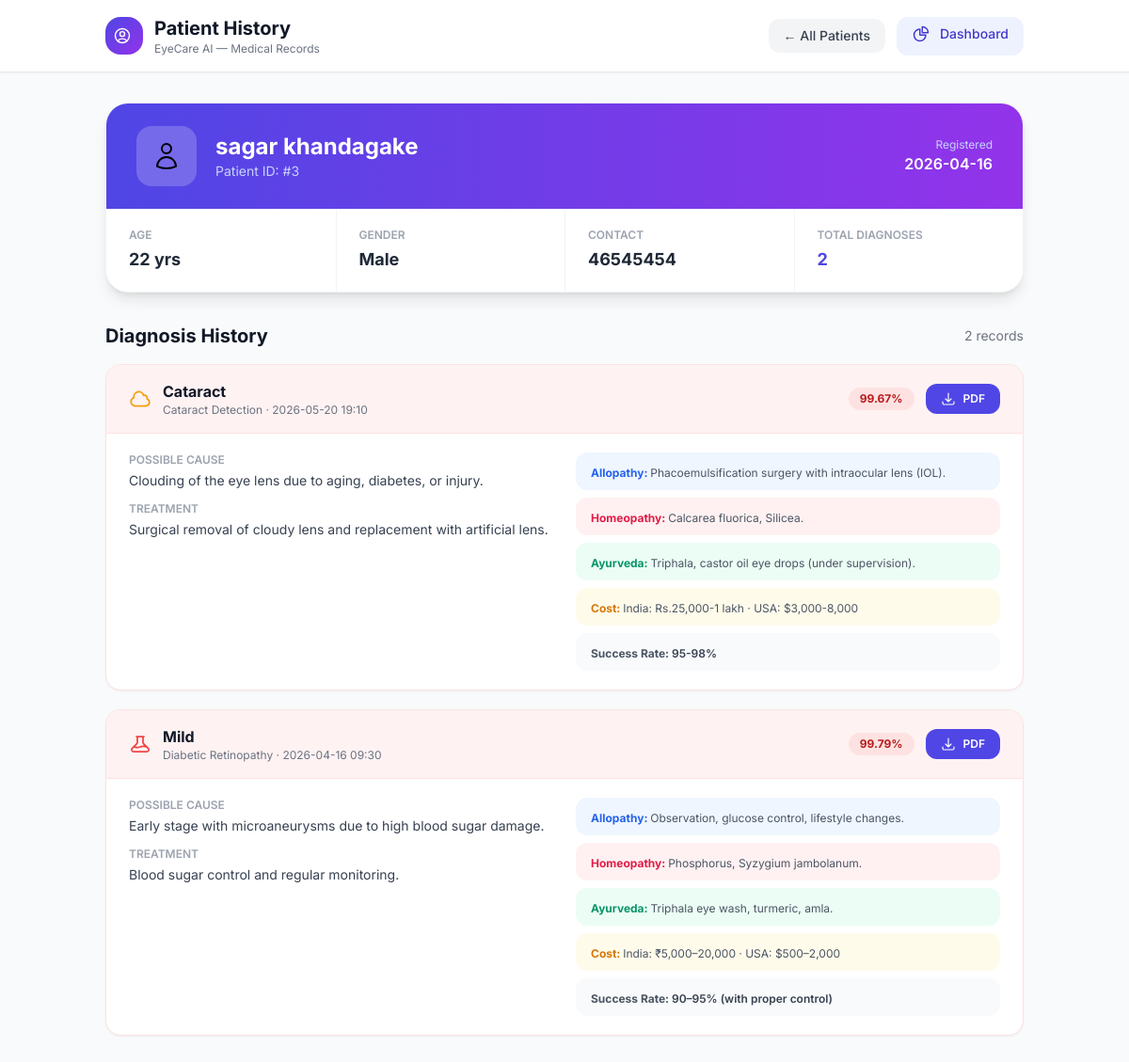
Screenshot of /patient/3 with the database file from the repository.
### models.py (models this page shows, shortened)
class Patient(db.Model):
    __tablename__ = 'patients'
    id            = db.Column(db.Integer, primary_key=True, autoincrement=True)
    name          = db.Column(db.String(100), nullable=False, default='Unknown')
    age           = db.Column(db.Integer, nullable=True)
    gender        = db.Column(db.String(10), nullable=True)       # Male / Female / Other
    contact       = db.Column(db.String(20), nullable=True)
    created_at    = db.Column(db.DateTime, default=datetime.utcnow)
    predictions   = db.relationship('Prediction', backref='patient', lazy=True)
    def to_dict(self):
        return {
            'id':         self.id,
            'name':       self.name,
            'age':        self.age,
            'gender':     self.gender,
            'contact':    self.contact,
            'created_at': self.created_at.strftime("%Y-%m-%d %H:%M:%S"),
        }

class Prediction(db.Model):
    __tablename__ = 'predictions'
    id              = db.Column(db.Integer, primary_key=True, autoincrement=True)
    patient_id      = db.Column(db.Integer, db.ForeignKey('patients.id'), nullable=False)
    disease_type    = db.Column(db.String(50),  nullable=False)   # diabetic_retinopathy | cataract | glaucoma
    prediction      = db.Column(db.String(100), nullable=False)
    confidence      = db.Column(db.Float,       nullable=False)
    cause           = db.Column(db.Text,        nullable=True)
    treatment       = db.Column(db.Text,        nullable=True)
    homeopathy      = db.Column(db.Text,        nullable=True)
    allopathy       = db.Column(db.Text,        nullable=True)
    ayurveda        = db.Column(db.Text,        nullable=True)
    india_hospitals = db.Column(db.Text,        nullable=True)
    usa_hospitals   = db.Column(db.Text,        nullable=True)
    cost_india      = db.Column(db.String(100), nullable=True)
    cost_usa        = db.Column(db.String(100), nullable=True)
    success_rate    = db.Column(db.String(100), nullable=True)
    diagnosed_at    = db.Column(db.DateTime, default=datetime.utcnow)
    def to_dict(self):
        return {
            'id':              self.id,
            'patient_id':      self.patient_id,
            'disease_type':    self.disease_type,
            'prediction':      self.prediction,
            'confidence':      f"{self.confidence:.2%}",
            'cause':           self.cause,
            'treatment':       self.treatment,
            'homeopathy':      self.homeopathy,
            'allopathy':       self.allopathy,
            'ayurveda':        self.ayurveda,
            'india_hospitals': self.india_hospitals,
            'usa_hospitals':   self.usa_hospitals,
            'cost_india':      self.cost_india,
            'cost_usa':        self.cost_usa,
            'success_rate':    self.success_rate,
            'diagnosed_at':    self.diagnosed_at.strftime("%Y-%m-%d %H:%M:%S"),
        }

### app.py (the view)
@app.route('/patient/<int:patient_id>')
def patient_detail(patient_id):
    patient = get_patient_by_id(patient_id)
    if not patient:
        abort(404)
    predictions = get_predictions_by_patient(patient_id)
    return render_template(
        'patient_history.html',
        patient     = patient.to_dict(),
        predictions = [p.to_dict() for p in predictions]
    )

### database.py (called while the page is built)
def get_patient_by_id(patient_id: int):
    from models import Patient
    return Patient.query.get(patient_id)

def get_predictions_by_patient(patient_id: int):
    from models import Prediction
    return (Prediction.query
            .filter_by(patient_id=patient_id)
            .order_by(Prediction.diagnosed_at.desc())
            .all())

### templates/patient_history.html (shortened to what this page needs)
<!DOCTYPE html>
<html lang="en">
<head>
  <script src="https://cdn.tailwindcss.com"></script>
</head>
<body class="bg-gray-50 min-h-screen">
  <header class="bg-white shadow-sm border-b sticky top-0 z-50">
    <div class="max-w-5xl mx-auto px-6 py-4 flex items-center justify-between">
      <div class="flex items-center gap-3">
        <div class="w-10 h-10 bg-gradient-to-br from-indigo-600 to-purple-600 rounded-2xl flex items-center justify-center text-white"></div>
        <div>
          <h1 class="text-xl font-bold text-gray-900">Patient History</h1>
          <p class="text-xs text-gray-500">EyeCare AI — Medical Records</p>
        </div>
      </div>
      <div class="flex items-center gap-3">
        <a href="{{ url_for('patients_list') }}" class="px-4 py-2 text-sm bg-gray-100 hover:bg-gray-200 text-gray-700 rounded-xl font-medium transition">← All Patients</a>
        <a href="{{ url_for('dashboard') }}" class="px-4 py-2 text-sm bg-indigo-50 hover:bg-indigo-100 text-indigo-700 rounded-xl font-medium transition"><span class="inline-flex items-center gap-1.5"><svg xmlns="http://www.w3.org/2000/svg" class="w-5 h-5 inline-block mr-1" fill="none" viewBox="0 0 24 24" stroke="currentColor" stroke-width="1.75" stroke-linecap="round" stroke-linejoin="round" ><path d="M10.5 6a7.5 7.5 0 1 0 7.5 7.5h-7.5V6Z"/><path d="M13.5 10.5H21A7.5 7.5 0 0 0 13.5 3v7.5Z"/></svg> Dashboard</span></a>
      </div>
    </div>
  </header>
  <div class="max-w-5xl mx-auto px-6 py-8">
    <div class="bg-white rounded-3xl shadow-lg border border-gray-100 overflow-hidden mb-8">
      <div class="bg-gradient-to-r from-indigo-600 to-purple-600 px-8 py-6">
        <div class="flex items-center gap-5">
          <div class="w-16 h-16 bg-white/20 rounded-2xl flex items-center justify-center text-4xl">
          </div>
          <div>
            <h2 class="text-2xl font-bold text-white">{{ patient.name }}</h2>
            <p class="text-indigo-200 text-sm">Patient ID: #{{ patient.id }}</p>
          </div>
          <div class="ml-auto text-right">
            <p class="text-indigo-200 text-xs">Registered</p>
            <p class="text-white font-semibold">{{ patient.created_at[:10] }}</p>
          </div>
        </div>
      </div>
      <div class="grid grid-cols-2 md:grid-cols-4 gap-0 divide-x divide-y md:divide-y-0 divide-gray-100">
        <div class="px-6 py-5">
          <p class="text-xs text-gray-400 uppercase font-semibold mb-1">Age</p>
          <p class="text-lg font-bold text-gray-800">{{ patient.age if patient.age else '—' }} {% if patient.age %}yrs{% endif %}</p>
        </div>
        <div class="px-6 py-5">
          <p class="text-xs text-gray-400 uppercase font-semibold mb-1">Gender</p>
          <p class="text-lg font-bold text-gray-800">{{ patient.gender if patient.gender else '—' }}</p>
        </div>
        <div class="px-6 py-5">
          <p class="text-xs text-gray-400 uppercase font-semibold mb-1">Contact</p>
          <p class="text-lg font-bold text-gray-800">{{ patient.contact if patient.contact else '—' }}</p>
        </div>
        <div class="px-6 py-5">
          <p class="text-xs text-gray-400 uppercase font-semibold mb-1">Total Diagnoses</p>
          <p class="text-lg font-bold text-indigo-600">{{ predictions | length }}</p>
        </div>
      </div>
    </div>
    <div class="mb-4 flex items-center justify-between">
      <h3 class="text-xl font-bold text-gray-900">Diagnosis History</h3>
      <span class="text-sm text-gray-500">{{ predictions | length }} record{{ 's' if predictions | length != 1 }}</span>
    </div>
    {% if predictions %}
    <div class="space-y-5">
      {% for p in predictions %}
      {% set is_healthy = p.prediction in ['No_DR', 'normal', 'Glaucoma_Negative'] %}
      <div class="bg-white rounded-2xl shadow-sm border {% if is_healthy %}border-emerald-100{% else %}border-red-100{% endif %} overflow-hidden">
        <div class="flex items-center justify-between px-6 py-4 {% if is_healthy %}bg-emerald-50{% else %}bg-red-50{% endif %} border-b {% if is_healthy %}border-emerald-100{% else %}border-red-100{% endif %}">
          <div class="flex items-center gap-3">
            <span class="text-2xl">
            </span>
            <div>
              <p class="font-bold text-gray-900">
                {{ p.prediction.replace('_',' ').title() }}
              </p>
              <p class="text-xs text-gray-500">
                {% if p.disease_type == 'diabetic_retinopathy' %}Diabetic Retinopathy
                {% elif p.disease_type == 'cataract' %}Cataract Detection
                {% else %}Glaucoma Detection{% endif %}
                · {{ p.diagnosed_at[:16] }}
              </p>
            </div>
          </div>
          <div class="flex items-center gap-3">
            <span class="{% if is_healthy %}bg-emerald-100 text-emerald-700{% else %}bg-red-100 text-red-700{% endif %} text-xs font-bold px-3 py-1 rounded-full">
              {{ p.confidence }}
            </span>
            <a href="{{ url_for('download_report', pred_id=p.id) }}"
               class="flex items-center gap-1.5 px-4 py-2 bg-indigo-600 hover:bg-indigo-700 text-white text-xs font-semibold rounded-xl transition">
              <span class="inline-flex items-center gap-1"> PDF</span>
            </a>
          </div>
        </div>
        <div class="px-6 py-5">
          <div class="grid md:grid-cols-2 gap-6">
            <div class="space-y-3">
              <div>
                <p class="text-xs font-semibold text-gray-400 uppercase">Possible Cause</p>
                <p class="text-sm text-gray-700 mt-1">{{ p.cause if p.cause else '—' }}</p>
              </div>
              <div>
                <p class="text-xs font-semibold text-gray-400 uppercase">Treatment</p>
                <p class="text-sm text-gray-700 mt-1">{{ p.treatment if p.treatment else '—' }}</p>
              </div>
            </div>
            <div class="space-y-2">
              {% if p.allopathy %}
              <div class="bg-blue-50 rounded-xl px-4 py-2">
                <span class="text-xs font-bold text-blue-600">Allopathy: </span>
                <span class="text-xs text-gray-600">{{ p.allopathy }}</span>
              </div>
              {% endif %}
              {% if p.homeopathy %}
              <div class="bg-rose-50 rounded-xl px-4 py-2">
                <span class="text-xs font-bold text-rose-600">Homeopathy: </span>
                <span class="text-xs text-gray-600">{{ p.homeopathy }}</span>
              </div>
              {% endif %}
              {% if p.ayurveda %}
              <div class="bg-emerald-50 rounded-xl px-4 py-2">
                <span class="text-xs font-bold text-emerald-600">Ayurveda: </span>
                <span class="text-xs text-gray-600">{{ p.ayurveda }}</span>
              </div>
              {% endif %}
              {% if p.cost_india or p.cost_usa %}
              <div class="bg-amber-50 rounded-xl px-4 py-2">
                <span class="text-xs font-bold text-amber-600">Cost: </span>
                <span class="text-xs text-gray-600">India: {{ p.cost_india }} · USA: {{ p.cost_usa }}</span>
              </div>
              {% endif %}
              {% if p.success_rate %}
              <div class="bg-gray-50 rounded-xl px-4 py-2">
                <span class="text-xs font-bold text-gray-600">Success Rate: </span>
                <span class="text-xs text-gray-700 font-semibold">{{ p.success_rate }}</span>
              </div>
              {% endif %}
            </div>
          </div>
        </div>
      </div>
      {% endfor %}
    </div>
    {% endif %}
  </div>
</body>
</html>

### templates/patient_history.html (style rules this page uses)
body { font-family: 'Inter', sans-serif; }

### rows the page displays
Patient: name "sagar khandagake", gender "Male", contact "46545454"
Prediction: disease_type "cataract" (drawn), prediction.replace "Cataract", diagnosed_at "2026-05-20 19:10", confidence "99.67%", cause "Clouding of the eye lens due to aging, diabetes, or injury.", treatment "Surgical removal of cloudy lens and replacement with artificial lens.", allopathy "Phacoemulsification surgery with intraocular lens (IOL).", homeopathy "Calcarea fluorica, Silicea.", ayurveda "Triphala, castor oil eye drops (under supervision).", cost_india "Rs.25,000-1 lakh", cost_usa "$3,000-8,000", success_rate "95-98%"
Prediction: prediction.replace "Mild", shows "Diabetic Retinopathy", diagnosed_at "2026-04-16 09:30", confidence "99.79%", cause "Early stage with microaneurysms due to high blood sugar damage.", treatment "Blood sugar control and regular monitoring.", allopathy "Observation, glucose control, lifestyle changes.", homeopathy "Phosphorus, Syzygium jambolanum.", ayurveda "Triphala eye wash, turmeric, amla.", cost_india "₹5,000–20,000", cost_usa "$500–2,000", success_rate "90–95% (with proper control)"

### other values shown
{{ patient.id }} "3"
{{ patient.created_at[:10] }} "2026-04-16"
{{ patient.age if patient.age else '—' }} "22"
{{ predictions | length }} "2"
{{ 's' if predictions | length != 1 }} "s"
